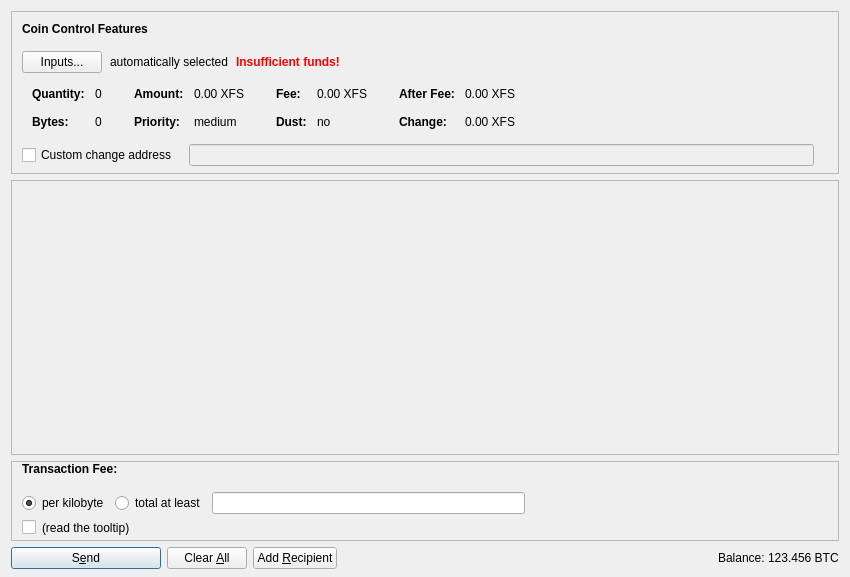
<?xml version="1.0" encoding="UTF-8"?>
<ui version="4.0">
 <class>SendCoinsDialog</class>
 <widget class="QDialog" name="SendCoinsDialog">
  <property name="geometry">
   <rect>
    <x>0</x>
    <y>0</y>
    <width>850</width>
    <height>577</height>
   </rect>
  </property>
  <property name="windowTitle">
   <string>Send Coins</string>
  </property>
  <layout class="QVBoxLayout" name="verticalLayout" stretch="0,1,0,0">
   <property name="bottomMargin">
    <number>8</number>
   </property>
   <item>
    <widget class="QFrame" name="frameCoinControl">
     <property name="sizePolicy">
      <sizepolicy hsizetype="Expanding" vsizetype="Expanding">
       <horstretch>0</horstretch>
       <verstretch>0</verstretch>
      </sizepolicy>
     </property>
     <property name="maximumSize">
      <size>
       <width>16777215</width>
       <height>16777215</height>
      </size>
     </property>
     <property name="frameShape">
      <enum>QFrame::StyledPanel</enum>
     </property>
     <property name="frameShadow">
      <enum>QFrame::Sunken</enum>
     </property>
     <layout class="QVBoxLayout" name="verticalLayoutCoinControl2">
      <property name="spacing">
       <number>0</number>
      </property>
      <property name="leftMargin">
       <number>0</number>
      </property>
      <property name="topMargin">
       <number>0</number>
      </property>
      <property name="rightMargin">
       <number>0</number>
      </property>
      <property name="bottomMargin">
       <number>6</number>
      </property>
      <item>
       <layout class="QVBoxLayout" name="verticalLayoutCoinControl" stretch="0,0,0,0,1">
        <property name="spacing">
         <number>0</number>
        </property>
        <property name="leftMargin">
         <number>10</number>
        </property>
        <property name="topMargin">
         <number>10</number>
        </property>
        <item>
         <layout class="QHBoxLayout" name="horizontalLayoutCoinControl1">
          <property name="bottomMargin">
           <number>15</number>
          </property>
          <item>
           <widget class="QLabel" name="labelCoinControlFeatures">
            <property name="sizePolicy">
             <sizepolicy hsizetype="Preferred" vsizetype="Maximum">
              <horstretch>0</horstretch>
              <verstretch>0</verstretch>
             </sizepolicy>
            </property>
            <property name="font">
             <font>
              <weight>75</weight>
              <bold>true</bold>
             </font>
            </property>
            <property name="styleSheet">
             <string notr="true">font-weight:bold;</string>
            </property>
            <property name="text">
             <string>Coin Control Features</string>
            </property>
           </widget>
          </item>
         </layout>
        </item>
        <item>
         <layout class="QHBoxLayout" name="horizontalLayoutCoinControl2" stretch="0,0,0,0">
          <property name="spacing">
           <number>8</number>
          </property>
          <property name="bottomMargin">
           <number>10</number>
          </property>
          <item>
           <widget class="QPushButton" name="pushButtonCoinControl">
            <property name="styleSheet">
             <string notr="true"/>
            </property>
            <property name="text">
             <string>Inputs...</string>
            </property>
            <property name="autoDefault">
             <bool>false</bool>
            </property>
           </widget>
          </item>
          <item>
           <widget class="QLabel" name="labelCoinControlAutomaticallySelected">
            <property name="text">
             <string>automatically selected</string>
            </property>
            <property name="margin">
             <number>5</number>
            </property>
           </widget>
          </item>
          <item>
           <widget class="QLabel" name="labelCoinControlInsuffFunds">
            <property name="font">
             <font>
              <weight>75</weight>
              <bold>true</bold>
             </font>
            </property>
            <property name="styleSheet">
             <string notr="true">color:red;font-weight:bold;</string>
            </property>
            <property name="text">
             <string>Insufficient funds!</string>
            </property>
            <property name="margin">
             <number>5</number>
            </property>
           </widget>
          </item>
          <item>
           <spacer name="horizontalSpacerCoinControl">
            <property name="orientation">
             <enum>Qt::Horizontal</enum>
            </property>
            <property name="sizeHint" stdset="0">
             <size>
              <width>40</width>
              <height>1</height>
             </size>
            </property>
           </spacer>
          </item>
         </layout>
        </item>
        <item>
         <widget class="QWidget" name="widgetCoinControl" native="true">
          <property name="sizePolicy">
           <sizepolicy hsizetype="Preferred" vsizetype="Preferred">
            <horstretch>0</horstretch>
            <verstretch>0</verstretch>
           </sizepolicy>
          </property>
          <property name="minimumSize">
           <size>
            <width>0</width>
            <height>0</height>
           </size>
          </property>
          <property name="styleSheet">
           <string notr="true"/>
          </property>
          <layout class="QHBoxLayout" name="horizontalLayoutCoinControl5">
           <property name="leftMargin">
            <number>0</number>
           </property>
           <property name="topMargin">
            <number>0</number>
           </property>
           <property name="rightMargin">
            <number>0</number>
           </property>
           <property name="bottomMargin">
            <number>0</number>
           </property>
           <item>
            <layout class="QHBoxLayout" name="horizontalLayoutCoinControl3" stretch="0,0,0,1">
             <property name="spacing">
              <number>20</number>
             </property>
             <property name="topMargin">
              <number>0</number>
             </property>
             <property name="bottomMargin">
              <number>10</number>
             </property>
             <item>
              <layout class="QFormLayout" name="formLayoutCoinControl1">
               <property name="horizontalSpacing">
                <number>10</number>
               </property>
               <property name="verticalSpacing">
                <number>14</number>
               </property>
               <property name="leftMargin">
                <number>10</number>
               </property>
               <property name="topMargin">
                <number>4</number>
               </property>
               <property name="rightMargin">
                <number>6</number>
               </property>
               <item row="0" column="0">
                <widget class="QLabel" name="labelCoinControlQuantityText">
                 <property name="font">
                  <font>
                   <weight>75</weight>
                   <bold>true</bold>
                  </font>
                 </property>
                 <property name="text">
                  <string>Quantity:</string>
                 </property>
                 <property name="margin">
                  <number>0</number>
                 </property>
                </widget>
               </item>
               <item row="0" column="1">
                <widget class="QLabel" name="labelCoinControlQuantity">
                 <property name="cursor">
                  <cursorShape>IBeamCursor</cursorShape>
                 </property>
                 <property name="contextMenuPolicy">
                  <enum>Qt::ActionsContextMenu</enum>
                 </property>
                 <property name="text">
                  <string notr="true">0</string>
                 </property>
                 <property name="margin">
                  <number>0</number>
                 </property>
                 <property name="textInteractionFlags">
                  <set>Qt::LinksAccessibleByMouse|Qt::TextSelectableByKeyboard|Qt::TextSelectableByMouse</set>
                 </property>
                </widget>
               </item>
               <item row="1" column="0">
                <widget class="QLabel" name="labelCoinControlBytesText">
                 <property name="font">
                  <font>
                   <weight>75</weight>
                   <bold>true</bold>
                  </font>
                 </property>
                 <property name="text">
                  <string>Bytes:</string>
                 </property>
                </widget>
               </item>
               <item row="1" column="1">
                <widget class="QLabel" name="labelCoinControlBytes">
                 <property name="cursor">
                  <cursorShape>IBeamCursor</cursorShape>
                 </property>
                 <property name="contextMenuPolicy">
                  <enum>Qt::ActionsContextMenu</enum>
                 </property>
                 <property name="text">
                  <string notr="true">0</string>
                 </property>
                 <property name="textInteractionFlags">
                  <set>Qt::LinksAccessibleByMouse|Qt::TextSelectableByKeyboard|Qt::TextSelectableByMouse</set>
                 </property>
                </widget>
               </item>
              </layout>
             </item>
             <item>
              <layout class="QFormLayout" name="formLayoutCoinControl2">
               <property name="horizontalSpacing">
                <number>10</number>
               </property>
               <property name="verticalSpacing">
                <number>14</number>
               </property>
               <property name="leftMargin">
                <number>6</number>
               </property>
               <property name="topMargin">
                <number>4</number>
               </property>
               <property name="rightMargin">
                <number>6</number>
               </property>
               <item row="0" column="0">
                <widget class="QLabel" name="labelCoinControlAmountText">
                 <property name="font">
                  <font>
                   <weight>75</weight>
                   <bold>true</bold>
                  </font>
                 </property>
                 <property name="text">
                  <string>Amount:</string>
                 </property>
                 <property name="margin">
                  <number>0</number>
                 </property>
                </widget>
               </item>
               <item row="0" column="1">
                <widget class="QLabel" name="labelCoinControlAmount">
                 <property name="cursor">
                  <cursorShape>IBeamCursor</cursorShape>
                 </property>
                 <property name="contextMenuPolicy">
                  <enum>Qt::ActionsContextMenu</enum>
                 </property>
                 <property name="text">
                  <string notr="true">0.00 XFS</string>
                 </property>
                 <property name="textInteractionFlags">
                  <set>Qt::LinksAccessibleByMouse|Qt::TextSelectableByKeyboard|Qt::TextSelectableByMouse</set>
                 </property>
                </widget>
               </item>
               <item row="1" column="0">
                <widget class="QLabel" name="labelCoinControlPriorityText">
                 <property name="font">
                  <font>
                   <weight>75</weight>
                   <bold>true</bold>
                  </font>
                 </property>
                 <property name="text">
                  <string>Priority:</string>
                 </property>
                </widget>
               </item>
               <item row="1" column="1">
                <widget class="QLabel" name="labelCoinControlPriority">
                 <property name="cursor">
                  <cursorShape>IBeamCursor</cursorShape>
                 </property>
                 <property name="contextMenuPolicy">
                  <enum>Qt::ActionsContextMenu</enum>
                 </property>
                 <property name="text">
                  <string notr="true">medium</string>
                 </property>
                 <property name="textInteractionFlags">
                  <set>Qt::LinksAccessibleByMouse|Qt::TextSelectableByKeyboard|Qt::TextSelectableByMouse</set>
                 </property>
                </widget>
               </item>
              </layout>
             </item>
             <item>
              <layout class="QFormLayout" name="formLayoutCoinControl3">
               <property name="horizontalSpacing">
                <number>10</number>
               </property>
               <property name="verticalSpacing">
                <number>14</number>
               </property>
               <property name="leftMargin">
                <number>6</number>
               </property>
               <property name="topMargin">
                <number>4</number>
               </property>
               <property name="rightMargin">
                <number>6</number>
               </property>
               <item row="0" column="0">
                <widget class="QLabel" name="labelCoinControlFeeText">
                 <property name="font">
                  <font>
                   <weight>75</weight>
                   <bold>true</bold>
                  </font>
                 </property>
                 <property name="text">
                  <string>Fee:</string>
                 </property>
                 <property name="margin">
                  <number>0</number>
                 </property>
                </widget>
               </item>
               <item row="0" column="1">
                <widget class="QLabel" name="labelCoinControlFee">
                 <property name="cursor">
                  <cursorShape>IBeamCursor</cursorShape>
                 </property>
                 <property name="contextMenuPolicy">
                  <enum>Qt::ActionsContextMenu</enum>
                 </property>
                 <property name="text">
                  <string notr="true">0.00 XFS</string>
                 </property>
                 <property name="textInteractionFlags">
                  <set>Qt::LinksAccessibleByMouse|Qt::TextSelectableByKeyboard|Qt::TextSelectableByMouse</set>
                 </property>
                </widget>
               </item>
               <item row="1" column="0">
                <widget class="QLabel" name="labelCoinControlLowOutputText">
                 <property name="font">
                  <font>
                   <weight>75</weight>
                   <bold>true</bold>
                  </font>
                 </property>
                 <property name="text">
                  <string>Dust:</string>
                 </property>
                </widget>
               </item>
               <item row="1" column="1">
                <widget class="QLabel" name="labelCoinControlLowOutput">
                 <property name="cursor">
                  <cursorShape>IBeamCursor</cursorShape>
                 </property>
                 <property name="contextMenuPolicy">
                  <enum>Qt::ActionsContextMenu</enum>
                 </property>
                 <property name="text">
                  <string notr="true">no</string>
                 </property>
                 <property name="textInteractionFlags">
                  <set>Qt::LinksAccessibleByMouse|Qt::TextSelectableByKeyboard|Qt::TextSelectableByMouse</set>
                 </property>
                </widget>
               </item>
              </layout>
             </item>
             <item>
              <layout class="QFormLayout" name="formLayoutCoinControl4">
               <property name="horizontalSpacing">
                <number>10</number>
               </property>
               <property name="verticalSpacing">
                <number>14</number>
               </property>
               <property name="leftMargin">
                <number>6</number>
               </property>
               <property name="topMargin">
                <number>4</number>
               </property>
               <property name="rightMargin">
                <number>6</number>
               </property>
               <item row="0" column="0">
                <widget class="QLabel" name="labelCoinControlAfterFeeText">
                 <property name="font">
                  <font>
                   <weight>75</weight>
                   <bold>true</bold>
                  </font>
                 </property>
                 <property name="text">
                  <string>After Fee:</string>
                 </property>
                 <property name="margin">
                  <number>0</number>
                 </property>
                </widget>
               </item>
               <item row="0" column="1">
                <widget class="QLabel" name="labelCoinControlAfterFee">
                 <property name="cursor">
                  <cursorShape>IBeamCursor</cursorShape>
                 </property>
                 <property name="contextMenuPolicy">
                  <enum>Qt::ActionsContextMenu</enum>
                 </property>
                 <property name="text">
                  <string notr="true">0.00 XFS</string>
                 </property>
                 <property name="textInteractionFlags">
                  <set>Qt::LinksAccessibleByMouse|Qt::TextSelectableByKeyboard|Qt::TextSelectableByMouse</set>
                 </property>
                </widget>
               </item>
               <item row="1" column="0">
                <widget class="QLabel" name="labelCoinControlChangeText">
                 <property name="font">
                  <font>
                   <weight>75</weight>
                   <bold>true</bold>
                  </font>
                 </property>
                 <property name="text">
                  <string>Change:</string>
                 </property>
                </widget>
               </item>
               <item row="1" column="1">
                <widget class="QLabel" name="labelCoinControlChange">
                 <property name="cursor">
                  <cursorShape>IBeamCursor</cursorShape>
                 </property>
                 <property name="contextMenuPolicy">
                  <enum>Qt::ActionsContextMenu</enum>
                 </property>
                 <property name="text">
                  <string notr="true">0.00 XFS</string>
                 </property>
                 <property name="textInteractionFlags">
                  <set>Qt::LinksAccessibleByMouse|Qt::TextSelectableByKeyboard|Qt::TextSelectableByMouse</set>
                 </property>
                </widget>
               </item>
              </layout>
             </item>
            </layout>
           </item>
          </layout>
         </widget>
        </item>
        <item>
         <layout class="QHBoxLayout" name="horizontalLayoutCoinControl4" stretch="0,0,0">
          <property name="spacing">
           <number>12</number>
          </property>
          <property name="sizeConstraint">
           <enum>QLayout::SetDefaultConstraint</enum>
          </property>
          <property name="topMargin">
           <number>5</number>
          </property>
          <property name="rightMargin">
           <number>5</number>
          </property>
          <item>
           <widget class="QCheckBox" name="checkBoxCoinControlChange">
            <property name="toolTip">
             <string>If this is activated, but the change address is empty or invalid, change will be sent to a newly generated address.</string>
            </property>
            <property name="text">
             <string>Custom change address</string>
            </property>
           </widget>
          </item>
          <item>
           <widget class="QValidatedLineEdit" name="lineEditCoinControlChange">
            <property name="enabled">
             <bool>false</bool>
            </property>
            <property name="sizePolicy">
             <sizepolicy hsizetype="Expanding" vsizetype="Fixed">
              <horstretch>0</horstretch>
              <verstretch>0</verstretch>
             </sizepolicy>
            </property>
           </widget>
          </item>
          <item>
           <widget class="QLabel" name="labelCoinControlChangeLabel">
            <property name="sizePolicy">
             <sizepolicy hsizetype="Preferred" vsizetype="Expanding">
              <horstretch>0</horstretch>
              <verstretch>0</verstretch>
             </sizepolicy>
            </property>
            <property name="minimumSize">
             <size>
              <width>0</width>
              <height>0</height>
             </size>
            </property>
            <property name="text">
             <string/>
            </property>
            <property name="margin">
             <number>3</number>
            </property>
           </widget>
          </item>
         </layout>
        </item>
        <item>
         <spacer name="verticalSpacerCoinControl">
          <property name="orientation">
           <enum>Qt::Vertical</enum>
          </property>
          <property name="sizeHint" stdset="0">
           <size>
            <width>800</width>
            <height>1</height>
           </size>
          </property>
         </spacer>
        </item>
       </layout>
      </item>
     </layout>
    </widget>
   </item>
   <item>
    <widget class="QScrollArea" name="scrollArea">
     <property name="widgetResizable">
      <bool>true</bool>
     </property>
     <widget class="QWidget" name="scrollAreaWidgetContents">
      <property name="geometry">
       <rect>
        <x>0</x>
        <y>0</y>
        <width>824</width>
        <height>198</height>
       </rect>
      </property>
      <layout class="QVBoxLayout" name="verticalLayout_2" stretch="0,1">
       <property name="leftMargin">
        <number>0</number>
       </property>
       <property name="topMargin">
        <number>0</number>
       </property>
       <property name="rightMargin">
        <number>0</number>
       </property>
       <property name="bottomMargin">
        <number>0</number>
       </property>
       <item>
        <layout class="QVBoxLayout" name="entries">
         <property name="spacing">
          <number>6</number>
         </property>
        </layout>
       </item>
       <item>
        <spacer name="verticalSpacer">
         <property name="orientation">
          <enum>Qt::Vertical</enum>
         </property>
         <property name="sizeHint" stdset="0">
          <size>
           <width>20</width>
           <height>40</height>
          </size>
         </property>
        </spacer>
       </item>
      </layout>
     </widget>
    </widget>
   </item>
   <item>
    <widget class="QFrame" name="frameFee">
     <property name="enabled">
      <bool>true</bool>
     </property>
     <property name="sizePolicy">
      <sizepolicy hsizetype="Expanding" vsizetype="Expanding">
       <horstretch>0</horstretch>
       <verstretch>0</verstretch>
      </sizepolicy>
     </property>
     <property name="maximumSize">
      <size>
       <width>16777215</width>
       <height>16777215</height>
      </size>
     </property>
     <property name="frameShape">
      <enum>QFrame::StyledPanel</enum>
     </property>
     <property name="frameShadow">
      <enum>QFrame::Sunken</enum>
     </property>
     <layout class="QVBoxLayout" name="verticalLayoutFee1">
      <property name="spacing">
       <number>0</number>
      </property>
      <property name="leftMargin">
       <number>0</number>
      </property>
      <property name="topMargin">
       <number>0</number>
      </property>
      <property name="rightMargin">
       <number>0</number>
      </property>
      <property name="bottomMargin">
       <number>0</number>
      </property>
      <item>
       <layout class="QVBoxLayout" name="verticalLayoutFee2" stretch="0,0,0">
        <property name="spacing">
         <number>0</number>
        </property>
        <property name="sizeConstraint">
         <enum>QLayout::SetMinimumSize</enum>
        </property>
        <property name="leftMargin">
         <number>10</number>
        </property>
        <property name="topMargin">
         <number>0</number>
        </property>
        <item>
         <layout class="QHBoxLayout" name="horizontalLayoutFee1">
          <property name="bottomMargin">
           <number>0</number>
          </property>
          <item>
           <layout class="QVBoxLayout" name="verticalLayoutFee7">
            <property name="spacing">
             <number>0</number>
            </property>
            <item>
             <layout class="QHBoxLayout" name="horizontalLayoutSmartFee">
              <property name="spacing">
               <number>10</number>
              </property>
              <item>
               <widget class="QLabel" name="labelFeeHeadline">
                <property name="sizePolicy">
                 <sizepolicy hsizetype="Preferred" vsizetype="Maximum">
                  <horstretch>0</horstretch>
                  <verstretch>0</verstretch>
                 </sizepolicy>
                </property>
                <property name="font">
                 <font>
                  <weight>75</weight>
                  <bold>true</bold>
                 </font>
                </property>
                <property name="styleSheet">
                 <string notr="true">font-weight:bold;</string>
                </property>
                <property name="text">
                 <string>Transaction Fee:</string>
                </property>
               </widget>
              </item>
             </layout>
            </item>
            <item>
             <spacer name="verticalSpacer_5">
              <property name="orientation">
               <enum>Qt::Vertical</enum>
              </property>
              <property name="sizeHint" stdset="0">
               <size>
                <width>1</width>
                <height>1</height>
               </size>
              </property>
             </spacer>
            </item>
           </layout>
          </item>
          <item>
           <spacer name="horizontalSpacer_4">
            <property name="orientation">
             <enum>Qt::Horizontal</enum>
            </property>
            <property name="sizeHint" stdset="0">
             <size>
              <width>40</width>
              <height>20</height>
             </size>
            </property>
           </spacer>
          </item>
         </layout>
        </item>
        <item>
         <widget class="QFrame" name="frameFeeSelection">
          <layout class="QVBoxLayout" name="verticalLayoutFee12">
           <property name="spacing">
            <number>0</number>
           </property>
           <property name="leftMargin">
            <number>0</number>
           </property>
           <property name="topMargin">
            <number>0</number>
           </property>
           <property name="rightMargin">
            <number>0</number>
           </property>
           <property name="bottomMargin">
            <number>0</number>
           </property>
           <item>
            <layout class="QGridLayout" name="gridLayoutFee">
             <property name="sizeConstraint">
              <enum>QLayout::SetNoConstraint</enum>
             </property>
             <property name="topMargin">
              <number>10</number>
             </property>
             <property name="bottomMargin">
              <number>4</number>
             </property>
             <property name="horizontalSpacing">
              <number>10</number>
             </property>
             <property name="verticalSpacing">
              <number>4</number>
             </property>
             <item row="0" column="0">
              <layout class="QVBoxLayout" name="verticalLayoutFee8">
               <property name="spacing">
                <number>6</number>
               </property>
               <item>
                <layout class="QHBoxLayout" name="horizontalLayoutFee13">
                 <item>
                  <widget class="QRadioButton" name="radioCustomPerKilobyte">
                   <property name="toolTip">
                    <string>If the custom fee is set to 1000 satoshis and the transaction is only 250 bytes, then &quot;per kilobyte&quot; only pays 250 satoshis in fee, while &quot;total at least&quot; pays 1000 satoshis. For transactions bigger than a kilobyte both pay by kilobyte.</string>
                   </property>
                   <property name="text">
                    <string>per kilobyte</string>
                   </property>
                   <property name="checked">
                    <bool>true</bool>
                   </property>
                  </widget>
                 </item>
                 <item>
                  <widget class="QRadioButton" name="radioCustomAtLeast">
                   <property name="toolTip">
                    <string>If the custom fee is set to 1000 satoshis and the transaction is only 250 bytes, then &quot;per kilobyte&quot; only pays 250 satoshis in fee, while &quot;total at least&quot; pays 1000 satoshis. For transactions bigger than a kilobyte both pay by kilobyte.</string>
                   </property>
                   <property name="text">
                    <string>total at least</string>
                   </property>
                  </widget>
                 </item>
                 <item>
                  <widget class="BitcoinAmountField" name="customFee"/>
                 </item>
                 <item>
                  <spacer name="horizontalSpacer_6">
                   <property name="orientation">
                    <enum>Qt::Horizontal</enum>
                   </property>
                   <property name="sizeHint" stdset="0">
                    <size>
                     <width>1</width>
                     <height>1</height>
                    </size>
                   </property>
                  </spacer>
                 </item>
                </layout>
               </item>
               <item>
                <layout class="QHBoxLayout" name="horizontalLayoutFee8">
                 <item>
                  <widget class="QCheckBox" name="checkBoxMinimumFee">
                   <property name="enabled">
                    <bool>true</bool>
                   </property>
                   <property name="toolTip">
                    <string>Paying only the minimum fee is just fine as long as there is less transaction volume than space in the blocks. But be aware that this can end up in a never confirming transaction once there is more demand for XFS transactions than the network can process.</string>
                   </property>
                   <property name="text">
                    <string/>
                   </property>
                  </widget>
                 </item>
                 <item>
                  <widget class="QLabel" name="labelMinFeeWarning">
                   <property name="enabled">
                    <bool>true</bool>
                   </property>
                   <property name="toolTip">
                    <string>Paying only the minimum fee is just fine as long as there is less transaction volume than space in the blocks. But be aware that this can end up in a never confirming transaction once there is more demand for XFS transactions than the network can process.</string>
                   </property>
                   <property name="text">
                    <string>(read the tooltip)</string>
                   </property>
                   <property name="margin">
                    <number>5</number>
                   </property>
                  </widget>
                 </item>
                 <item>
                  <spacer name="horizontalSpacer_2">
                   <property name="orientation">
                    <enum>Qt::Horizontal</enum>
                   </property>
                   <property name="sizeHint" stdset="0">
                    <size>
                     <width>1</width>
                     <height>1</height>
                    </size>
                   </property>
                  </spacer>
                 </item>
                </layout>
               </item>
              </layout>
             </item>
            </layout>
           </item>
          </layout>
         </widget>
        </item>
        <item>
         <spacer name="verticalSpacerFee">
          <property name="orientation">
           <enum>Qt::Vertical</enum>
          </property>
          <property name="sizeHint" stdset="0">
           <size>
            <width>800</width>
            <height>1</height>
           </size>
          </property>
         </spacer>
        </item>
       </layout>
      </item>
     </layout>
    </widget>
   </item>
   <item>
    <layout class="QHBoxLayout" name="horizontalLayout">
     <item>
      <widget class="QPushButton" name="sendButton">
       <property name="minimumSize">
        <size>
         <width>150</width>
         <height>0</height>
        </size>
       </property>
       <property name="toolTip">
        <string>Confirm the send action</string>
       </property>
       <property name="text">
        <string>S&amp;end</string>
       </property>
       <property name="icon">
        <iconset resource="../bitcoin.qrc">
         <normaloff>:/icons/send</normaloff>:/icons/send</iconset>
       </property>
       <property name="autoDefault">
        <bool>false</bool>
       </property>
       <property name="default">
        <bool>true</bool>
       </property>
      </widget>
     </item>
     <item>
      <widget class="QPushButton" name="clearButton">
       <property name="sizePolicy">
        <sizepolicy hsizetype="Minimum" vsizetype="Fixed">
         <horstretch>0</horstretch>
         <verstretch>0</verstretch>
        </sizepolicy>
       </property>
       <property name="toolTip">
        <string>Clear all fields of the form.</string>
       </property>
       <property name="text">
        <string>Clear &amp;All</string>
       </property>
       <property name="icon">
        <iconset resource="../bitcoin.qrc">
         <normaloff>:/icons/remove</normaloff>:/icons/remove</iconset>
       </property>
       <property name="autoDefault">
        <bool>false</bool>
       </property>
      </widget>
     </item>
     <item>
      <widget class="QPushButton" name="addButton">
       <property name="toolTip">
        <string>Send to multiple recipients at once</string>
       </property>
       <property name="text">
        <string>Add &amp;Recipient</string>
       </property>
       <property name="icon">
        <iconset resource="../bitcoin.qrc">
         <normaloff>:/icons/add</normaloff>:/icons/add</iconset>
       </property>
       <property name="autoDefault">
        <bool>false</bool>
       </property>
      </widget>
     </item>
     <item>
      <spacer name="horizontalSpacer">
       <property name="orientation">
        <enum>Qt::Horizontal</enum>
       </property>
       <property name="sizeHint" stdset="0">
        <size>
         <width>40</width>
         <height>20</height>
        </size>
       </property>
      </spacer>
     </item>
     <item>
      <layout class="QHBoxLayout" name="horizontalLayout_2">
       <property name="spacing">
        <number>3</number>
       </property>
       <item>
        <widget class="QLabel" name="label">
         <property name="sizePolicy">
          <sizepolicy hsizetype="Preferred" vsizetype="Fixed">
           <horstretch>0</horstretch>
           <verstretch>0</verstretch>
          </sizepolicy>
         </property>
         <property name="text">
          <string>Balance:</string>
         </property>
        </widget>
       </item>
       <item>
        <widget class="QLabel" name="labelBalance">
         <property name="sizePolicy">
          <sizepolicy hsizetype="Preferred" vsizetype="Fixed">
           <horstretch>0</horstretch>
           <verstretch>0</verstretch>
          </sizepolicy>
         </property>
         <property name="cursor">
          <cursorShape>IBeamCursor</cursorShape>
         </property>
         <property name="text">
          <string notr="true">123.456 BTC</string>
         </property>
         <property name="textInteractionFlags">
          <set>Qt::LinksAccessibleByMouse|Qt::TextSelectableByKeyboard|Qt::TextSelectableByMouse</set>
         </property>
        </widget>
       </item>
      </layout>
     </item>
    </layout>
   </item>
  </layout>
 </widget>
 <customwidgets>
  <customwidget>
   <class>QValidatedLineEdit</class>
   <extends>QLineEdit</extends>
   <header>qvalidatedlineedit.h</header>
  </customwidget>
  <customwidget>
   <class>BitcoinAmountField</class>
   <extends>QLineEdit</extends>
   <header>bitcoinamountfield.h</header>
   <container>1</container>
  </customwidget>
 </customwidgets>
 <resources>
  <include location="../bitcoin.qrc"/>
 </resources>
 <connections/>
</ui>
